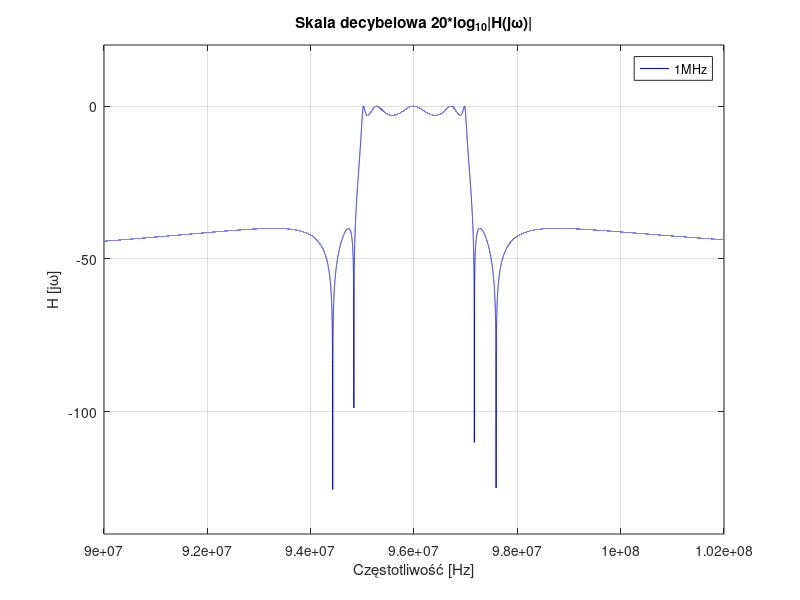
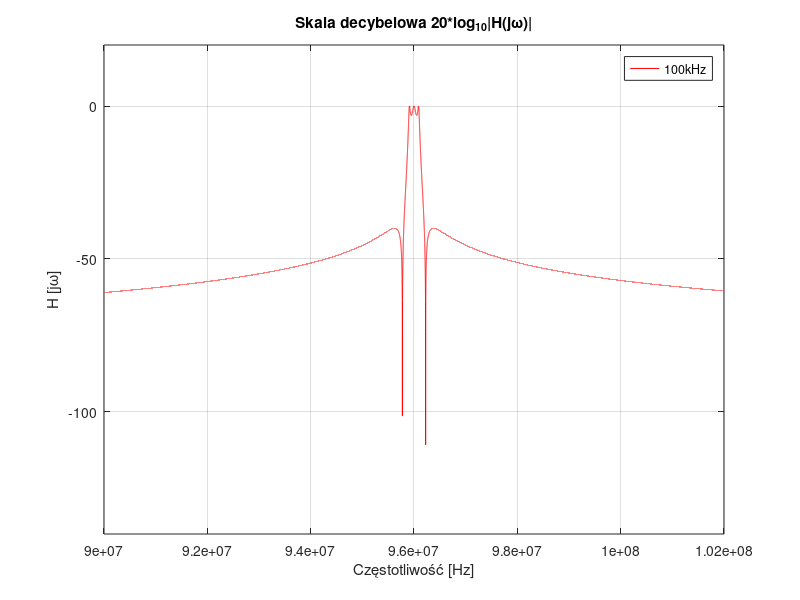
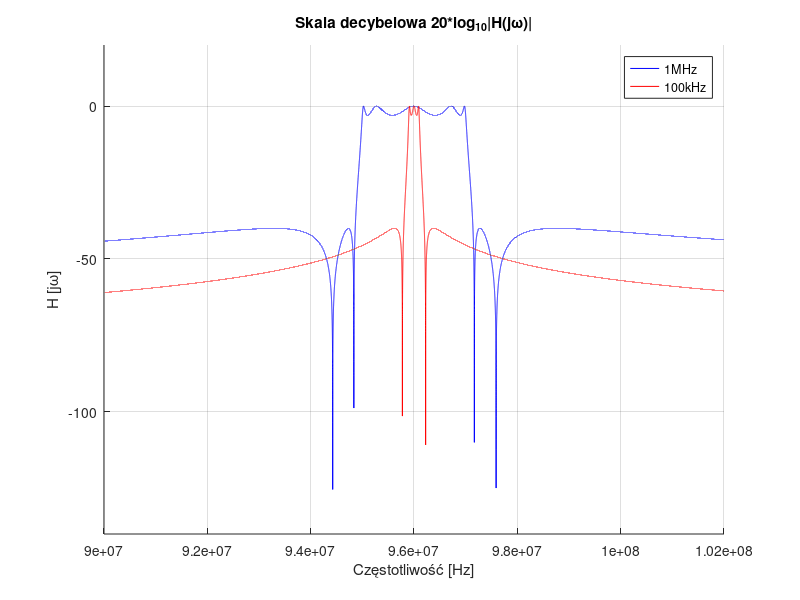
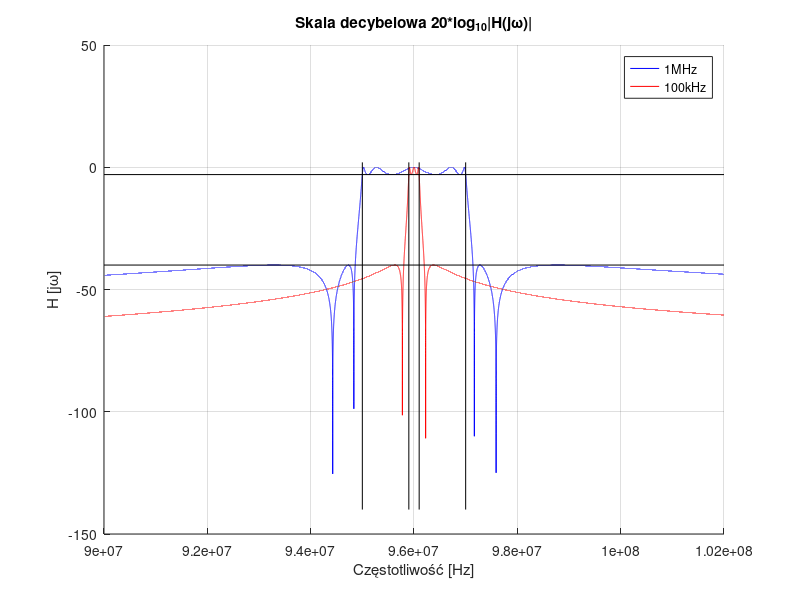

The MATLAB source for these figures, in order:
clc;
% Zadanie 4 - Filtr separujący
clear all; close all;

% Instrukcja do zadania
figure(1);


%% Dane
f  = 90*10^6:100:102*10^6;  % Przedział od 90MHz do 102MHz
f0 = 96*10^6;               % Częstotliwość środkowa 96MHz -+ 100kHz
w  = 2*pi*f;

%% Zaprojektuj testowy filtr  96 MHz ±1   MHz 
% Zafalowania w paśmie przepustowym nie większe niż 3 dB 
% Tłumienie w paśmie zaporowym co najmniej 40 dB.

% [bm, an] = ellip(rząd filtru, zafalowania, tłummenie, [zakres])

N=5;
[bm, an] = ellip(N, 3, 40, [2*pi*(f0-10^6) 2*pi*(f0+10^6)], 's');
H1       = polyval(bm, j*w)./polyval(an, j*w);
H1       = H1/max(H1);
H1log    = 20*log10(abs(H1));

figure('Name','Filtr testowy');
set(figure(2),'units','points');
plot(f,H1log,'b'); 
title('Skala decybelowa 20*log_{10}|H(j\omega)|');
legend('1MHz');
xlabel('Częstotliwość [Hz]');  
ylabel('H [j\omega]');
ylim([-140, 20]);
grid;

%% Zaprojektuj docelowy filtr 96 MHz ±100 kHz. 
% Zafalowania w paśmie przepustowym nie większe niż 3 dB 
% Tłumienie w paśmie zaporowym co najmniej 40 dB.

% [bm, an] = ellip(rząd filtru, zafalowania, tłummenie, [zakres])

N=3;
[bm, an] = ellip(N, 3, 40, [2*pi*(f0-10^5) 2*pi*(f0+10^5)], 's');
H2       = polyval(bm, j*w)./polyval(an, j*w);
H2       = H2/max(H2);
H2log    = 20*log10(abs(H2));

figure('Name','Filtr docelowy');
set(figure(3),'units','points');
plot(f,H2log,'r'); 
title('Skala decybelowa 20*log_{10}|H(j\omega)|');
legend('100kHz');
xlabel('Częstotliwość [Hz]'); 
ylabel('H [j\omega]'); 
ylim([-140, 20]);
grid;

%% Porównanie filtrów 
% Zaznacz punkty charakterystyczne na wykresie 
% (granice pasma zaporowego i przepustowego).

figure('Name','Porównanie filtrów');
set(figure(4),'units','points');
hold on;
plot(f,H1log,'b'); 
plot(f,H2log,'r');
title('Skala decybelowa 20*log_{10}|H(j\omega)|');
legend('1MHz','100kHz');
xlabel('Częstotliwość [Hz]'); 
ylabel('H [j\omega]'); 
ylim([-140, 20]);
grid;
hold off;

%% Zaznacz punkty charakterystyczne na wykresie 
% (granice pasma zaporowego i przepustowego).

figure('Name','Granice pasma zaporowego i przepustowego');
set(figure(5),'units','points');
hold on;
plot(f,H1log,'b'); 
plot(f,H2log,'r');
plot([95.9 95.9]*10^6, [2 -140], 'k'); 
plot([96.1 96.1]*10^6, [2 -140], 'k');
plot([95 95]    *10^6, [2 -140], 'k'); 
plot([97 97]    *10^6, [2 -140], 'k');
plot([90 102]   *10^6, [-3 -3],  'k'); 
plot([90 102]   *10^6, [-40 -40],'k'); 
title('Skala decybelowa 20*log_{10}|H(j\omega)|');
legend('1MHz','100kHz');
xlabel('Częstotliwość [Hz]'); 
ylabel('H [j\omega]'); 
grid;
hold off;
